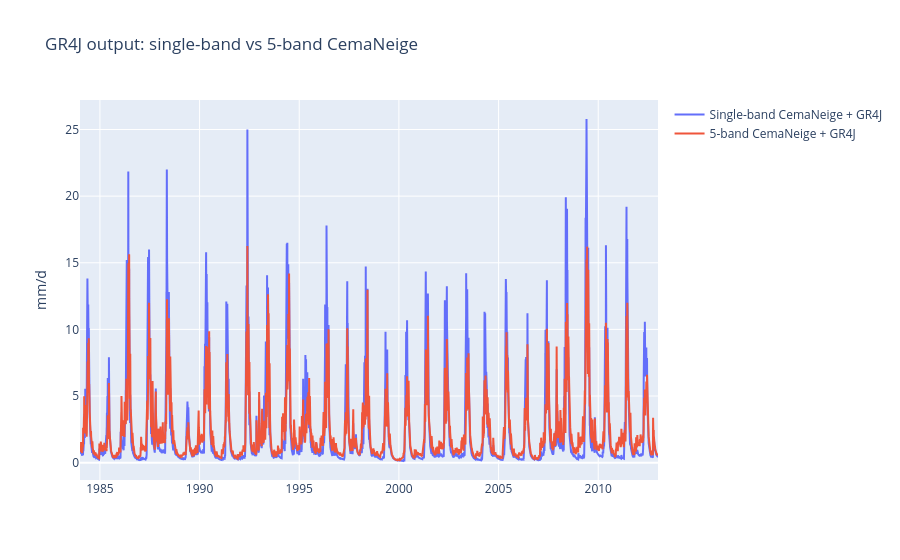

Notebook code cell kept with this figure:
### Code cell
# Feed multi-band output into GR4J
gr_inputs_multi = df.copy()
gr_inputs_multi["precipitation"] = result_multi["precipitation"]

gr4j_multi = ModelGr4j(parameters=gr4j_params)
gr_outputs_multi = gr4j_multi.run(inputs=gr_inputs_multi)

fig = go.Figure()
fig.add_trace(
    go.Scatter(
        x=gr_outputs.index, y=gr_outputs["flow"], name="Single-band CemaNeige + GR4J"
    )
)
fig.add_trace(
    go.Scatter(
        x=gr_outputs_multi.index,
        y=gr_outputs_multi["flow"],
        name=f"{n_bands}-band CemaNeige + GR4J",
    )
)
fig.update_yaxes(title="mm/d")
fig.update_layout(title=f"GR4J output: single-band vs {n_bands}-band CemaNeige")
fig.show()

### Figure 1 — Plotly figure (JSON) as saved in the notebook; plotly's stock layout.template omitted (floating-point values rounded to 4 significant figures; data arrays with more than 128 entries replaced by an {"elided": "..."} marker saying what was removed)
{"data": [{"name": "Single-band CemaNeige + GR4J", "type": "scatter", "x": {"elided": "10592 str values"}, "y": {"elided": "10592 float values"}}, {"name": "5-band CemaNeige + GR4J", "type": "scatter", "x": {"elided": "10592 str values"}, "y": {"elided": "10592 float values"}}], "layout": {"title": {"text": "GR4J output: single-band vs 5-band CemaNeige"}, "yaxis": {"title": {"text": "mm/d"}}}}
